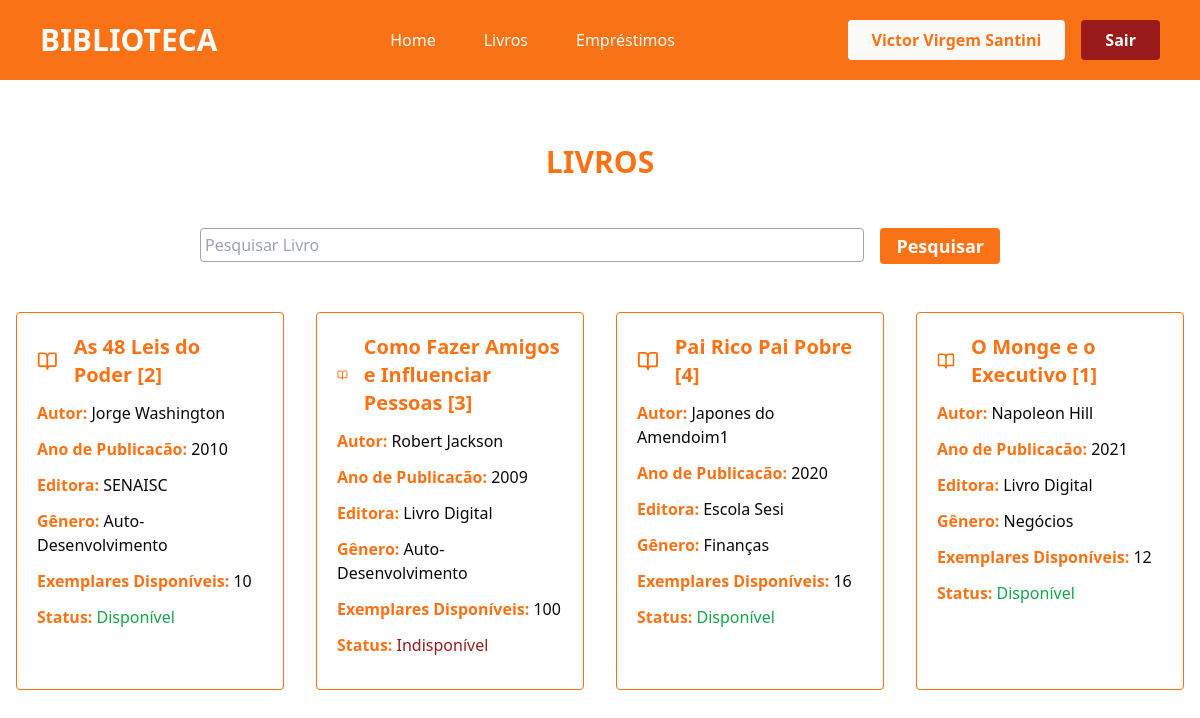
The page /livros/ (signed in) on the database its author committed.
### app/models.py (models this page shows)
class User(db.Model, UserMixin):
    id = db.Column(db.Integer, primary_key=True)
    nome = db.Column(db.String(100), nullable=True)
    telefone = db.Column(db.String(100), nullable=True)
    email = db.Column(db.String(100), nullable=True)
    senha = db.Column(db.String(100), nullable=True)
    emprestimos = db.relationship('Emprestimo', backref='user', lazy=True)

class Livro(db.Model):
    id = db.Column(db.Integer, primary_key=True)
    titulo = db.Column(db.String(100), nullable=True)
    autor = db.Column(db.String(100), nullable=True)
    editora = db.Column(db.String(100), nullable=True)
    anoPublicacao = db.Column(db.Integer, nullable=True)
    genero = db.Column(db.String(100), nullable=True)
    quantidade_disponivel = db.Column(db.Integer, nullable=True)
    status = db.Column(db.String(100), nullable=True)
    emprestimos = db.relationship('Emprestimo', backref='livro', lazy=True)

### app/views.py (the view)
@app.route('/livros/')
@login_required
def livros():
    if request.method == 'GET':
        pesquisa = request.args.get('pesquisa', '')
    dados = Livro.query.order_by('genero')
    if pesquisa != '':
        dados = dados.filter(Livro.titulo.ilike(f'%{pesquisa}%'))
    livros = {'dados' : dados.all()}
    return render_template('livros.html', livros=livros)

### app/models.py (called while the page is built)
@login_manager.user_loader
def load_user(user_id):
    return User.query.get(user_id)

### app/templates/livros.html (shortened to what this page needs)
{% extends "head.html" %}
{% block content %}
<div class="container-livros flex flex-col justify-center align-center">
    <div class="titulo mt-[4rem] flex-col justify-center items-center">
        <h2 class="text-3xl text-center text-orange-500 font-bold">LIVROS </h2>
    </div>
    <div class="pesquisa mt-[3rem] flex justify-center">
        <form action="" method="get" class="flex flex-row gap-4 w-[800px]">
                <div class="w-full">
                    <input type="text" name="pesquisa" class="w-full border-[1px] rounded border-stone-400 px-1 py-1 outline-orange-500 outline-2" placeholder="Pesquisar Livro">
                </div>
                <div class="w-70">
                    <button type="submit" class="bg-orange-500 w-full text-stone-50 font-semibold text-lg rounded py-1 px-4 hover:bg-orange-700 cursor-pointer transition-all duration-500">Pesquisar</button>
                </div>
            </form>
    </div>
    <section class="usuarios flex justify-center mt-[3rem] px-4">
        <div class="lista-usuarios grid grid-cols-4 gap-[2rem] mb-[1rem] w-[1500px]">
            {% for livro in livros.dados %}
                <div class="card-usuario border-orange-500 border-[1px] rounded p-5">
                    <div class="nome-svg flex flex-row gap-4 items-center justify-start">
                        <h2 class="text-xl font-semibold text-orange-500">{{livro.titulo}} [{{livro.id}}]</h2>
                    </div>
                    <p class="mt-3 text-orange-500 font-semibold">Autor: <span class="text-zinc-950 font-normal">{{livro.autor}}</span></p>
                    <p class="mt-3 text-orange-500 font-semibold">Ano de Publicacão: <span class="text-zinc-950 font-normal">{{livro.anoPublicacao}}</span></p>
                    <p class="mt-3 text-orange-500 font-semibold">Editora: <span class="text-zinc-950 font-normal">{{livro.editora}}</span></p>
                    <p class="mt-3 text-orange-500 font-semibold">Gênero: <span class="text-zinc-950 font-normal">{{livro.genero}}</span></p>
                    <p class="mt-3 text-orange-500 font-semibold">Exemplares Disponíveis: <span class="text-zinc-950 font-normal">{{livro.quantidade_disponivel}}</span></p>
                    <p class="mt-3 mb-3 text-orange-500 font-semibold">Status:{% if livro.status == 'Indisponível' %} <span class="text-red-800 font-normal">{{livro.status}}</span> {% else %} <span class="text-green-600 font-normal">{{livro.status}}</span> {% endif %} </p>
                </div>
            {% endfor %}
        </div>
    </section>
</div>
{% endblock %}

### app/templates/header.html (shortened to what this page needs)
{% extends "head.html" %}
{% block content %}
<header class="font-sans px-10 py-5 bg-orange-500">
    <div class="container-header flex justify-between items-center">
        <div class="logo text-stone-50 font-bold text-3xl">
            <h1>BIBLIOTECA</h1>
        </div>
        <nav class="nav flex gap-12 text-stone-50 font-medium">
            <a href="{{ url_for('homepage') }}">Home</a>
            <a href="{{ url_for('livros') }}">Livros</a>
            <a href="{{ url_for('emprestimos') }}">Empréstimos</a>
        </nav>
        <div class="login flex gap-4">
            {% if current_user.is_authenticated %}
            <p class="bg-stone-50 px-6 py-2 text-orange-500 rounded font-semibold">{{current_user.nome}}</p>
                <a href="{{ url_for('logout') }}" class="bg-red-800 px-6 py-2 text-stone-50 rounded font-semibold cursor-pointer hover:bg-red-900 transition-all duration-500">Sair</a>
            {% endif %}
        </div>
    </div>
</header>
{% endblock %}

### rows shown on the page
User: nome "Victor Virgem Santini"
Livro: titulo "As 48 Leis do Poder", id "2", autor "Jorge Washington", anoPublicacao "2010", editora "SENAISC", genero "Auto-Desenvolvimento", quantidade_disponivel "10", status "Disponível"
Livro: titulo "Como Fazer Amigos e Influenciar Pessoas", id "3", autor "Robert Jackson", anoPublicacao "2009", editora "Livro Digital", genero "Auto-Desenvolvimento", quantidade_disponivel "100", status "Indisponível"
Livro: titulo "Pai Rico Pai Pobre", id "4", autor "Japones do Amendoim1", anoPublicacao "2020", editora "Escola Sesi", genero "Finanças", quantidade_disponivel "16", status "Disponível"
Livro: titulo "O Monge e o Executivo", id "1", autor "Napoleon Hill", anoPublicacao "2021", editora "Livro Digital", genero "Negócios", quantidade_disponivel "12", status "Disponível"
